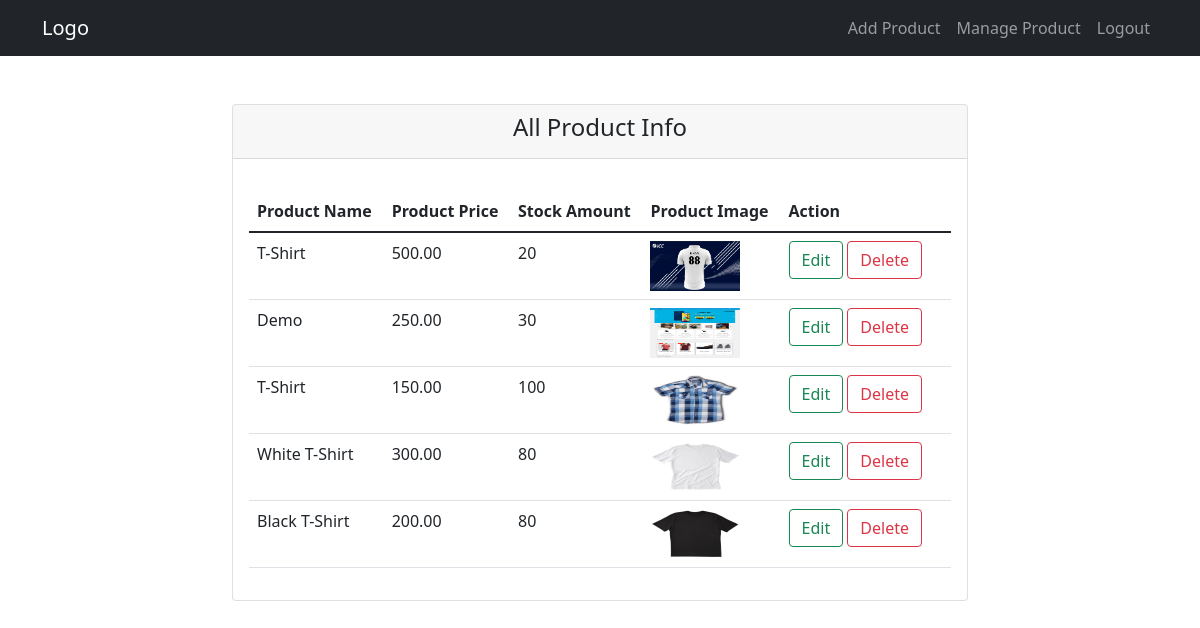
The page /pages/action.php?status=manage (signed in) on the database its author committed.
### tables this page shows
CREATE TABLE `products` (
  `id` int(10) NOT NULL,
  `name` varchar(256) NOT NULL,
  `price` float(10,2) NOT NULL,
  `stock` int(10) NOT NULL,
  `description` text NOT NULL,
  `image` text NOT NULL
);

### app/classes/Product.php (called while the page is built, shortened)
<?php
class Product
{
    private $data = [];
    public function getAllProductInfo()
    {
        $this->link = mysqli_connect('localhost', 'root', '', 'wp');
        if ($this->link)
        {
            $this->sql = "SELECT * FROM products";
            if (mysqli_query($this->link, $this->sql))
            {
                $this->queryResult = mysqli_query($this->link, $this->sql);
                $this->i = 0;
                while ($this->row = mysqli_fetch_assoc($this->queryResult))
                {
                    $this->data[$this->i]['id'] = $this->row ['id'];
                    $this->data[$this->i]['name'] = $this->row ['name'];
                    $this->data[$this->i]['price'] = $this->row ['price'];
                    $this->data[$this->i]['stock'] = $this->row ['stock'];
                    $this->data[$this->i]['image'] = $this->row ['image'];
                    $this->i++;
                }
                return $this->data;
            }
            else
            {
                die('Query Problem...'.mysqli_error($this->link));
            }
        }
    }
}

### pages/manage.php (the view, shortened to what this page needs)
<?php include 'includes/header.php'?>
<section class="py-5">
    <div class="container">
        <div class="row">
            <div class="col-md-8 mx-auto">
                <div class="card">
                    <div class="card-header text-center">
                        <h4>All Product Info</h4>
                    </div>
                    <div class="card-body">
                        <table class="table table-border table-hover">
                            <thead>
                            <tr>
                                <th>Product Name</th>
                                <th>Product Price</th>
                                <th>Stock Amount</th>
                                <th>Product Image</th>
                                <th>Action</th>
                            </tr>
                            </thead>
                            <tbody>
                            <?php foreach ($products as $product) { extract($product) ?>
                                <tr>
                                    <td><?php echo $name; ?></td>
                                    <td><?php echo $price; ?></td>
                                    <td><?php echo $stock; ?></td>
                                    <td>
                                        <img src="<?php echo $image; ?>" alt="" height="50" width="90">
                                    </td>
                                    <td>
                                        <a href="action.php?status=edit&id=<?php echo $id; ?>" class="btn btn-outline-success">Edit</a>
                                        <a href="action.php?status=delete&id=<?php echo $id; ?>" class="btn btn-outline-danger">Delete</a>
                                    </td>
                                    <td></td>
                                </tr>
                            <?php } ?>
                            </tbody>
                        </table>
                    </div>
                </div>
            </div>
        </div>
    </div>
</section>
<?php include 'includes/footer.php'?>

### rows shown on the page
products: name "T-Shirt", price "500.00", stock "20", image (picture)
products: name "Demo", price "250.00", stock "30", image (picture)
products: name "T-Shirt", price "150.00", stock "100", image (picture)
products: name "White T-Shirt", price "300.00", stock "80", image (picture)
products: name "Black T-Shirt", price "200.00", stock "80", image (picture)
